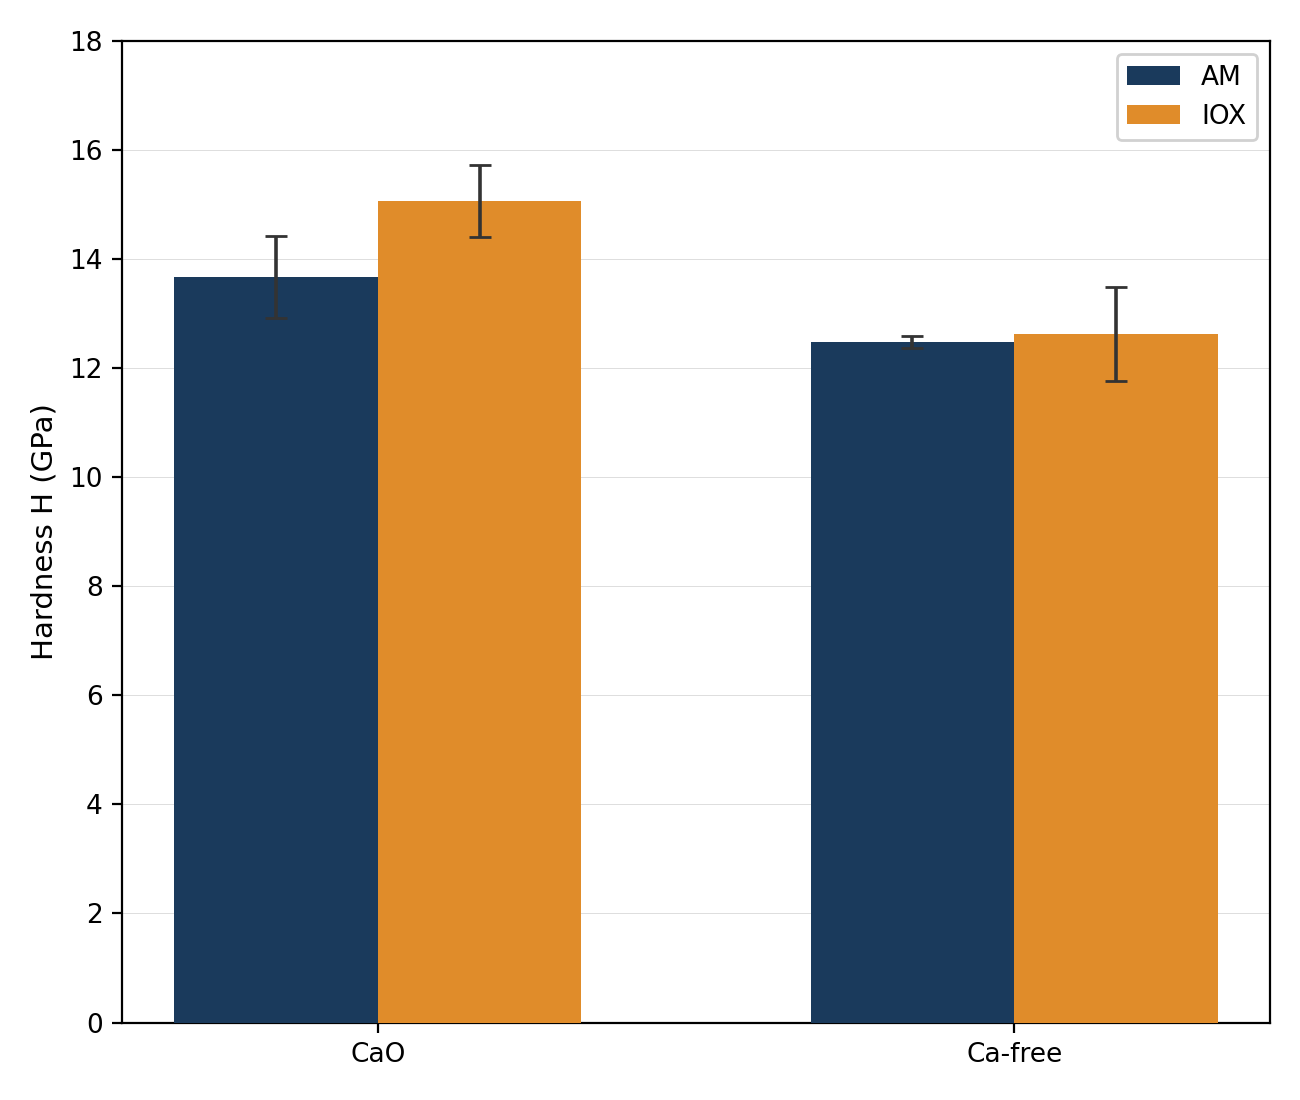

Source code (Python):
"""
fig_H_bars.py
Dureza H (Oliver-Pharr, compute_H_auto.py) media +/- desviacion estandar muestral (n-1)
sobre las replicas (Ca-free No IEX excluye r2), para CaO y Ca-free: No IEX e IEX.
Sin temperaturas en la figura (todos parten del bulk a 723 K).
"""
import re
import subprocess
from pathlib import Path

import numpy as np
import matplotlib.pyplot as plt

HERE = Path(__file__).parent

CASES = {
    "CaO":  {"AM": "cao_x0_r{r}",  "IOX": "cao_iex_xt15_r{r}"},
    "Ca-free": {"AM": "noca_x0_r{r}", "IOX": "noca_iex_xt25_r{r}"},
}
COLORS = {"AM": "#1a3a5c", "IOX": "#e08c2a"}
EXCLUDE = {("Ca-free", "AM"): (2,), ("CaO", "AM"): (1,)}
# CaO No IEX r1 es la muestra piloto original (caja 115 A, 1x1), no comparable con
# r2/r3 (caja 173 A, 2x2, mismo protocolo que las demas 7 simulaciones) -> excluida.


def hardness(folder):
    out = subprocess.run(["python3", "compute_H_auto.py"], cwd=HERE / folder,
                         capture_output=True, text=True, check=True).stdout
    return float(re.search(r"H = ([\d.]+) GPa", out).group(1))


stats = {}
for glass, conds in CASES.items():
    for cond, pat in conds.items():
        v = np.array([hardness(pat.format(r=r)) for r in (1, 2, 3) if r not in EXCLUDE.get((glass, cond), ())])
        stats[(glass, cond)] = (v.mean(), v.std(ddof=1))
        print(f"{glass:8s} {cond:9s} {v.round(3)}  mean={v.mean():.3f}  sd={v.std(ddof=1):.3f}")

fig, ax = plt.subplots(figsize=(6.5, 5.5))
width = 0.32
glasses = list(CASES)
x0 = np.arange(len(glasses))
for k, cond in enumerate(COLORS):
    means = [stats[(g, cond)][0] for g in glasses]
    sds = [stats[(g, cond)][1] for g in glasses]
    ax.bar(x0 + (k - 0.5) * width, means, width, yerr=sds, capsize=4, color=COLORS[cond],
           edgecolor="none", error_kw=dict(lw=1.3, ecolor="#333333"), label=cond, zorder=3)

ax.set_xticks(x0)
ax.set_xticklabels(glasses, fontsize=10.5)
ax.set_ylabel("Hardness H (GPa)", fontsize=10.5)
ax.set_ylim(0, 18)
ax.grid(axis="y", lw=0.35, color="#dddddd", zorder=0)
ax.tick_params(labelsize=9.5)
ax.legend(fontsize=9.5, frameon=True, framealpha=0.9, edgecolor="#cccccc", loc="upper right")
fig.tight_layout()
fig.savefig(HERE / "fig_H_bars.pdf")
fig.savefig(HERE / "fig_H_bars.png", dpi=200)
